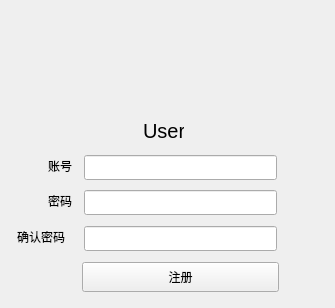
<?xml version="1.0" encoding="UTF-8"?>
<ui version="4.0">
 <class>resgisterwindow</class>
 <widget class="QMainWindow" name="resgisterwindow">
  <property name="geometry">
   <rect>
    <x>0</x>
    <y>0</y>
    <width>335</width>
    <height>308</height>
   </rect>
  </property>
  <property name="minimumSize">
   <size>
    <width>335</width>
    <height>308</height>
   </size>
  </property>
  <property name="maximumSize">
   <size>
    <width>335</width>
    <height>308</height>
   </size>
  </property>
  <property name="windowTitle">
   <string>聊聊</string>
  </property>
  <property name="styleSheet">
   <string notr="true">#landingWindow {border-image:url(:/images/background.jpg);}</string>
  </property>
  <widget class="QWidget" name="centralwidget">
   <widget class="QFrame" name="frame_2">
    <property name="geometry">
     <rect>
      <x>102</x>
      <y>20</y>
      <width>121</width>
      <height>141</height>
     </rect>
    </property>
    <property name="minimumSize">
     <size>
      <width>121</width>
      <height>141</height>
     </size>
    </property>
    <property name="maximumSize">
     <size>
      <width>121</width>
      <height>141</height>
     </size>
    </property>
    <property name="frameShape">
     <enum>QFrame::NoFrame</enum>
    </property>
    <property name="frameShadow">
     <enum>QFrame::Raised</enum>
    </property>
    <property name="lineWidth">
     <number>0</number>
    </property>
    <widget class="QFrame" name="headImage">
     <property name="geometry">
      <rect>
       <x>16</x>
       <y>0</y>
       <width>91</width>
       <height>91</height>
      </rect>
     </property>
     <property name="minimumSize">
      <size>
       <width>91</width>
       <height>91</height>
      </size>
     </property>
     <property name="maximumSize">
      <size>
       <width>91</width>
       <height>91</height>
      </size>
     </property>
     <property name="cursor">
      <cursorShape>PointingHandCursor</cursorShape>
     </property>
     <property name="styleSheet">
      <string notr="true">border-image:url(:/images/default-user.jpeg);
border-radius:45px;</string>
     </property>
     <property name="frameShape">
      <enum>QFrame::NoFrame</enum>
     </property>
     <property name="frameShadow">
      <enum>QFrame::Raised</enum>
     </property>
     <property name="lineWidth">
      <number>0</number>
     </property>
    </widget>
    <widget class="QLabel" name="userName">
     <property name="geometry">
      <rect>
       <x>41</x>
       <y>100</y>
       <width>41</width>
       <height>22</height>
      </rect>
     </property>
     <property name="sizePolicy">
      <sizepolicy hsizetype="Fixed" vsizetype="Fixed">
       <horstretch>0</horstretch>
       <verstretch>0</verstretch>
      </sizepolicy>
     </property>
     <property name="minimumSize">
      <size>
       <width>41</width>
       <height>22</height>
      </size>
     </property>
     <property name="maximumSize">
      <size>
       <width>41</width>
       <height>22</height>
      </size>
     </property>
     <property name="font">
      <font>
       <pointsize>15</pointsize>
      </font>
     </property>
     <property name="text">
      <string>User</string>
     </property>
    </widget>
   </widget>
   <widget class="QLineEdit" name="passwordLine">
    <property name="geometry">
     <rect>
      <x>84</x>
      <y>190</y>
      <width>193</width>
      <height>25</height>
     </rect>
    </property>
    <property name="minimumSize">
     <size>
      <width>193</width>
      <height>25</height>
     </size>
    </property>
    <property name="maximumSize">
     <size>
      <width>193</width>
      <height>25</height>
     </size>
    </property>
   </widget>
   <widget class="QPushButton" name="registerBtn">
    <property name="geometry">
     <rect>
      <x>82</x>
      <y>262</y>
      <width>197</width>
      <height>30</height>
     </rect>
    </property>
    <property name="cursor">
     <cursorShape>PointingHandCursor</cursorShape>
    </property>
    <property name="text">
     <string>注册</string>
    </property>
   </widget>
   <widget class="QLabel" name="label_3">
    <property name="geometry">
     <rect>
      <x>48</x>
      <y>190</y>
      <width>30</width>
      <height>22</height>
     </rect>
    </property>
    <property name="sizePolicy">
     <sizepolicy hsizetype="Fixed" vsizetype="Preferred">
      <horstretch>0</horstretch>
      <verstretch>0</verstretch>
     </sizepolicy>
    </property>
    <property name="text">
     <string>密码</string>
    </property>
   </widget>
   <widget class="QLabel" name="label_2">
    <property name="geometry">
     <rect>
      <x>48</x>
      <y>155</y>
      <width>30</width>
      <height>22</height>
     </rect>
    </property>
    <property name="sizePolicy">
     <sizepolicy hsizetype="Fixed" vsizetype="Preferred">
      <horstretch>0</horstretch>
      <verstretch>0</verstretch>
     </sizepolicy>
    </property>
    <property name="text">
     <string>账号</string>
    </property>
   </widget>
   <widget class="QLabel" name="label_4">
    <property name="geometry">
     <rect>
      <x>17</x>
      <y>226</y>
      <width>61</width>
      <height>22</height>
     </rect>
    </property>
    <property name="sizePolicy">
     <sizepolicy hsizetype="Fixed" vsizetype="Preferred">
      <horstretch>0</horstretch>
      <verstretch>0</verstretch>
     </sizepolicy>
    </property>
    <property name="text">
     <string>确认密码</string>
    </property>
   </widget>
   <widget class="QLineEdit" name="checkPasswordLine">
    <property name="geometry">
     <rect>
      <x>84</x>
      <y>226</y>
      <width>193</width>
      <height>25</height>
     </rect>
    </property>
    <property name="minimumSize">
     <size>
      <width>193</width>
      <height>25</height>
     </size>
    </property>
    <property name="maximumSize">
     <size>
      <width>193</width>
      <height>25</height>
     </size>
    </property>
   </widget>
   <widget class="QLineEdit" name="accountLine">
    <property name="geometry">
     <rect>
      <x>84</x>
      <y>155</y>
      <width>193</width>
      <height>25</height>
     </rect>
    </property>
    <property name="minimumSize">
     <size>
      <width>193</width>
      <height>25</height>
     </size>
    </property>
    <property name="maximumSize">
     <size>
      <width>193</width>
      <height>25</height>
     </size>
    </property>
   </widget>
  </widget>
 </widget>
 <resources/>
 <connections/>
</ui>
